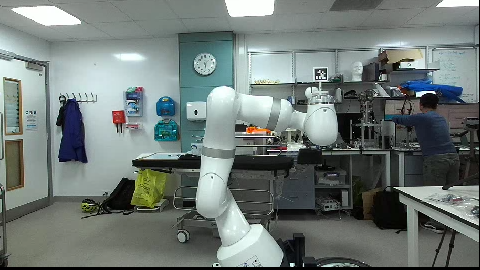
#> input picture source_images/github_issue_good_pic.png, 480 x 270 px
$ python drop_corrupt_frames.py
#> lines starting #> are read from the running program, lines starting #| are printed output that depends on the picture
#> further down, img is the input picture: shape (270, 480, 3); mean B, G, R 118.5, 121.9, 112.1
import cv2
import time
import matplotlib.pyplot as plt
import numpy as np
import signal
import sys
import os

def handle_sigint(sig, frame):
    cv2.destroyAllWindows()
    sys.exit(0)

signal.signal(signal.SIGINT, handle_sigint)


def detect_local_vertical_split_strict(img, search_frac=0.45, diff_thresh=25.0, row_thresh=12.0, row_ratio_thresh=0.5):
#> called with search_frac = 0.45, diff_thresh = 25, row_thresh = 12, row_ratio_thresh = 0.5
    start = time.perf_counter()
    h, w = img.shape[:2]
#> h = 270; w = 480
    x0, x1 = int(w*search_frac), int(w*(1-search_frac))
#> x0 = 216; x1 = 264

    best_x, best_diff = x0, 0.0
#> best_x = 216; best_diff = 0
    for x in range(x0, x1):
        d = np.linalg.norm(img[:, x].astype(np.int16) - img[:, x+1].astype(np.int16), axis=1)
        mean_diff = float(d.mean())
        if mean_diff > best_diff:
            best_diff, best_x = mean_diff, x
#> this loop made 48 passes
#> (mean_diff, best_diff) on passes 1, 2, 3, 11, 16, 18, 19: (13.08, 13.08), (13.24, 13.24), (13.47, 13.47), (16.46, 16.46), (24.48, 24.48), (28.07, 28.07), (32.15, 32.15)
#> mean_diff on passes 4 to 9: 8.01, 11.7, 9.67, 9.94, 8.92, 11.35
#> after the loop, best_diff = 32.15; best_x = 234

    d_best = np.linalg.norm(img[:, best_x].astype(np.int16) - img[:, best_x+1].astype(np.int16), axis=1)
#> d_best = 270 values, max 289.3 at index 200, min 0 at index 0, mean 32.15
    row_ratio = np.count_nonzero(d_best >= row_thresh) / float(h)
#> row_ratio = 0.43

    is_corrupt = (best_diff > diff_thresh) and (row_ratio >= row_ratio_thresh)
#> is_corrupt = False

    plot_column_differences(is_corrupt, d_best, best_x, row_thresh=row_thresh, row_ratio=row_ratio)

    end = time.perf_counter()
    elapsed_ms = (end - start) * 1000.0
    return is_corrupt, best_x, best_diff, row_ratio, elapsed_ms


def draw_split(img, split_x, is_corrupt, diff, row_ratio):
    out = img.copy()
    if not is_corrupt:
        return out

    cv2.line(out, (split_x, 0), (split_x, out.shape[0]), (0, 0, 255), 2)
    label = f"CORRUPT (x={split_x}, DIFF={diff:.1f}, rows={row_ratio:.2f})"
    cv2.putText(out, label, (20, 30), cv2.FONT_HERSHEY_SIMPLEX, 0.6, (0, 0, 255), 1, cv2.LINE_AA)
    return out


def plot_column_differences(is_corrupt, diffs, column_index, row_thresh=None, row_ratio=None):
#> called with is_corrupt = False, diffs = array of shape (270,), column_index = 234, row_thresh = 12, row_ratio = 0.43
    h = len(diffs)
#> h = 270
    rows = range(h)

    plt.figure(figsize=(8, 4))
    plt.plot(rows, diffs, linewidth=1, label="Pixel Diff")
    plt.title(f"Pixel Differences at Column {column_index}")
    plt.ylabel("Pixel Difference")
    plt.xlabel("Row Index")

    if row_thresh is not None:
        plt.axhline(y=row_thresh, color='red', linestyle='--', linewidth=1, label=f"row_thresh={row_thresh}")

    plt.grid(True, linestyle=':', linewidth=0.5)
    plt.legend()
    plt.tight_layout()
    os.makedirs("plots", exist_ok=True)
    out_path = os.path.join("plots", f"column_diff_{column_index}_RR_{row_ratio:.3f}_CorruptionStatus_{is_corrupt}.png")
    plt.savefig(out_path, dpi=600)
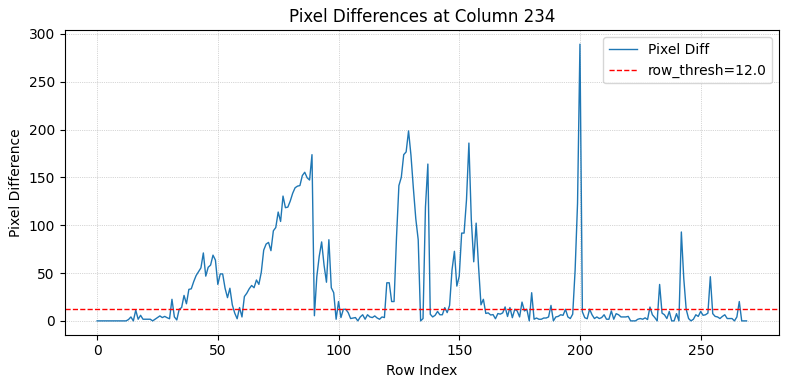
#> figure drawn by matplotlib, 1 panel; curve peaks at x = 200, y = 289.3
    plt.close()


if __name__ == "__main__":
    tests = [
        ("Good Image", "source_images/github_issue_good_pic.png"),
        ("Bad Image", "source_images/github_issue_bad_pic.png"),
        ("Aristurtle Good Image", "source_images/Aristurtle_good.png"),
        ("Aristurtle Bad Image", "source_images/Aristurtle_bad.png"),
        ("Aristurtle Good Image 2", "source_images/Aristurtle_good_2.png"),
        ("Aristurtle Bad Image 2", "source_images/Aristurtle_bad_2.png"),
        ("Aristurtle Good Image 3", "source_images/Aristurtle_good_3.png"),
        ("Aristurtle Bad Image 3", "source_images/Aristurtle_bad_3.png"),
        ("Aristurtle Good Image 4", "source_images/Aristurtle_good_4.png"),
        ("Aristurtle Bad Image 4", "source_images/Aristurtle_bad_4.png"),
        ("Aristurtle Good Image 5", "source_images/Aristurtle_good_5.png"),
        ("Aristurtle Bad Image 5", "source_images/Aristurtle_bad_5.png"),
        ("Aristurtle Good Image 6", "source_images/Aristurtle_good_6.png"),
        ("Aristurtle Bad Image 6", "source_images/Aristurtle_bad_6.png"),
        ("Aristurtle Good Image 7", "source_images/Aristurtle_good_7.png"),
        ("Aristurtle Bad Image 7", "source_images/Aristurtle_bad_7.png"),
    ]

    for name, path in tests:
        img = cv2.imread(path)
        if img is None:
            print(f"Cannot load '{path}'")
            continue

        corrupt, x, diff, rr, t_ms = detect_local_vertical_split_strict(img)
#> corrupt = False; x = 234; diff = 32.15; rr = 0.43; t_ms = 1334
        print(f"{name}: corrupt={corrupt}, x={x}, DIFF={diff:.1f}, rows={rr:.2f}, time={t_ms:.2f} ms")
#| Good Image: corrupt=False, x=234, DIFF=32.2, rows=0.43, time=1333.98 ms
        disp = draw_split(img, x, corrupt, diff, rr)
        status_str = "corrupt" if corrupt else "clean"
#> status_str = 'clean'
        os.makedirs("annotated_images", exist_ok=True)
        out_path = os.path.join("annotated_images", f"annotated_{name.replace(' ', '_')}_{status_str}.png")
        cv2.imwrite(out_path, disp)
#> pass 2 of the loop `for name, path in tests:`:
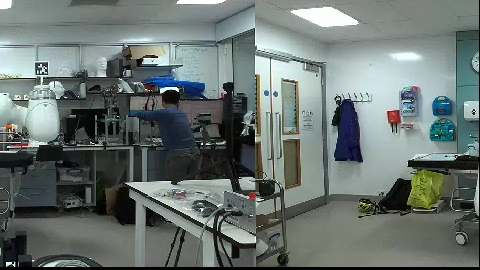
#> input picture source_images/github_issue_bad_pic.png, 480 x 270 px
#> img is the input picture: shape (270, 480, 3); mean B, G, R 113.1, 116.4, 106.4
#> the loop in detect_local_vertical_split_strict (call 2), `for x in range(x0, x1):` made 48 passes
#> (mean_diff, best_diff) on passes 1, 3, 16, 39: (35.42, 35.42), (35.52, 35.52), (47.42, 47.42), (104.8, 104.8)
#> in plot_column_differences (call 2), `plt.savefig(out_path, dpi=600)`:
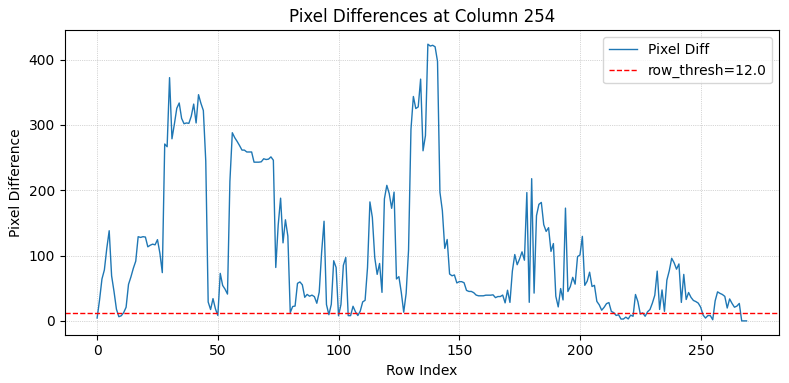
#> figure drawn by matplotlib, 1 panel; curve peaks at x = 137, y = 423.8
#> corrupt = True; x = 254; diff = 104.8; rr = 0.9; t_ms = 917.2
#| Bad Image: corrupt=True, x=254, DIFF=104.8, rows=0.90, time=917.24 ms
#> label = 'CORRUPT (x=254, DIFF=104.8, rows=0.90)'
#> in draw_split (call 2), `cv2.putText(out, label, (20, 30), cv2.FONT_HERSHEY_SIMPLEX, 0.6, (0, 0..`:
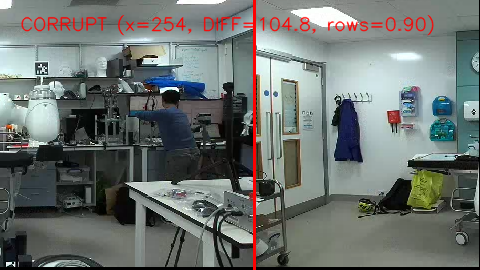
#> out: shape (270, 480, 3); mean B, G, R 111.2, 114.4, 108.4
#> status_str = 'corrupt'
#> pass 3 of the loop `for name, path in tests:`:
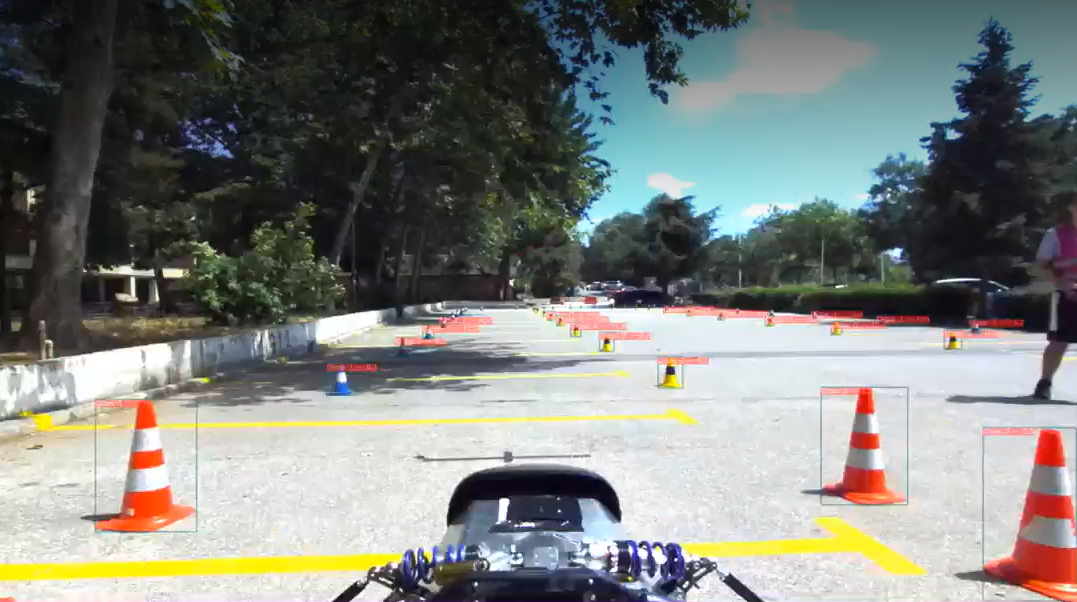
#> input picture source_images/Aristurtle_good.png, 1077 x 602 px
#> img is the input picture: shape (602, 1077, 3); mean B, G, R 123.9, 128.2, 125
#> in plot_column_differences (call 3), `h = len(diffs)`: h = 602
#> in plot_column_differences (call 3), `plt.savefig(out_path, dpi=600)`:
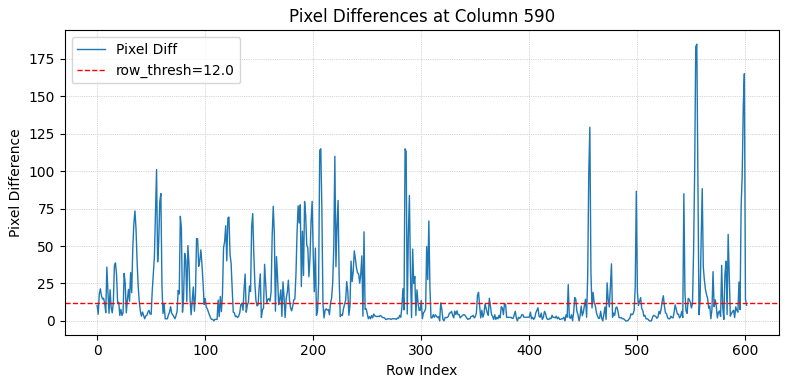
#> figure drawn by matplotlib, 1 panel; curve peaks at x = 555, y = 184.9
#> corrupt = False; x = 590; diff = 17.75; rr = 0.372; t_ms = 1046.7
#| Aristurtle Good Image: corrupt=False, x=590, DIFF=17.8, rows=0.37, time=1046.74 ms
#> status_str = 'clean'
#> the loop made 16 passes; the first 3 are shown
